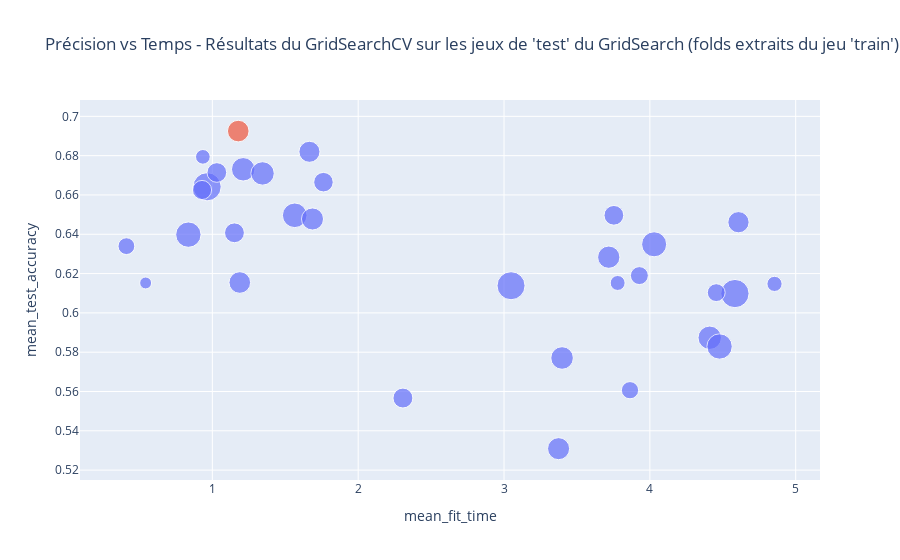
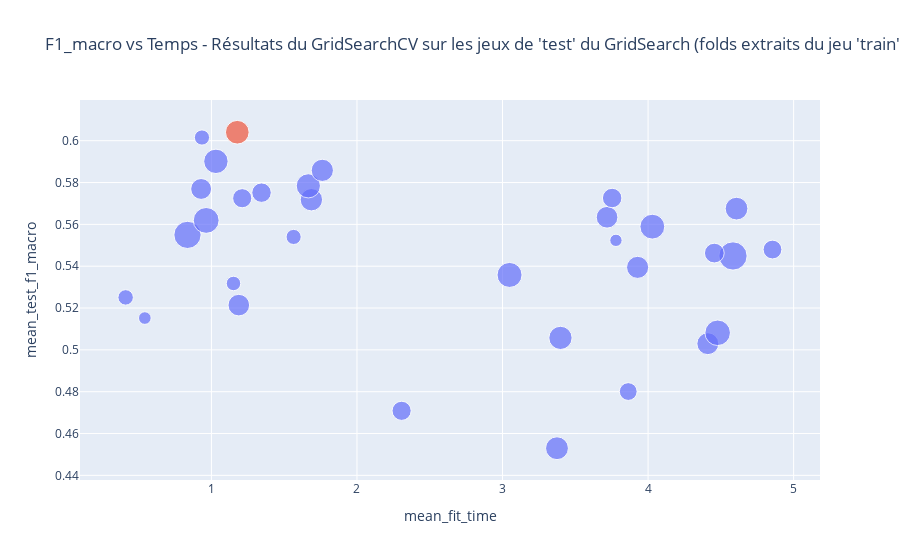

The cell these charts' notebook holds for them, in order:
### Code cell
import plotly.express as px

# Définition des scores à afficher en fonction du temps
scores = {
    "mean_test_accuracy": "Précision vs Temps - Résultats du GridSearchCV sur les jeux de 'test' du GridSearch (folds extraits du jeu 'train')",
    "mean_test_f1_macro": "F1_macro vs Temps - Résultats du GridSearchCV sur les jeux de 'test' du GridSearch (folds extraits du jeu 'train')",
}

SCORE_OF_INTEREST = "mean_test_f1_macro"

# Trouver l’indice du meilleur modèle
best_idx = results_df[SCORE_OF_INTEREST].idxmax()

results_df["highlight"] = results_df.index == best_idx

# Création du graphique interactif pour chaque cas
for score, title in scores.items():

    size_column = score.replace("mean", "std")
    size_column = size_column if size_column in results_df.columns else None

    fig = px.scatter(
        results_df.sort_values("highlight"),
        x="mean_fit_time",
        y=score,
        color='highlight',
        size=size_column,
        hover_data={
            'model_name': True,
            'params_str': True,
            "mean_fit_time": ':.2f',
            score: ':.4f',
        },
        title=title,
    )
    fig.update_traces(showlegend=False)
    fig.show()

### Figure 1 — Plotly figure (JSON) as saved in the notebook; plotly's stock layout.template omitted (floating-point values rounded to 4 significant figures)
{"data": [{"customdata": [["DecisionTreeClassifier", "<br>   features__edgedensity=EdgeDensityExtractor()<br>   features__entropy=EntropyExtractor()<br>   features__glcm=drop<br>   features__histogram=drop<br>   features__hotspots=drop<br>   features__stats=BaseStatsExtractor()<br>   model__max_depth=None<br>   model__random_state=32<br>   sampler=passthrough<br>   scaler=passthrough<br>   selector=passthrough"], ["DecisionTreeClassifier", "<br>   features__edgedensity=drop<br>   features__entropy=EntropyExtractor()<br>   features__glcm=drop<br>   features__histogram=drop<br>   features__hotspots=drop<br>   features__stats=BaseStatsExtractor()<br>   model__max_depth=None<br>   model__random_state=32<br>   sampler=AlbumentationsOverSampler<br>   scaler=passthrough<br>   selector=passthrough"], ["DecisionTreeClassifier", "<br>   features__edgedensity=drop<br>   features__entropy=EntropyExtractor()<br>   features__glcm=drop<br>   features__histogram=drop<br>   features__hotspots=drop<br>   features__stats=BaseStatsExtractor()<br>   model__max_depth=12<br>   model__random_state=32<br>   sampler=AlbumentationsOverSampler<br>   scaler=passthrough<br>   selector=passthrough"], ["DecisionTreeClassifier", "<br>   features__edgedensity=EdgeDensityExtractor()<br>   features__entropy=drop<br>   features__glcm=drop<br>   features__histogram=drop<br>   features__hotspots=drop<br>   features__stats=BaseStatsExtractor()<br>   model__max_depth=None<br>   model__random_state=32<br>   sampler=AlbumentationsOverSampler<br>   scaler=passthrough<br>   selector=passthrough"], ["DecisionTreeClassifier", "<br>   features__edgedensity=EdgeDensityExtractor()<br>   features__entropy=EntropyExtractor()<br>   features__glcm=drop<br>   features__histogram=drop<br>   features__hotspots=drop<br>   features__stats=BaseStatsExtractor()<br>   model__max_depth=None<br>   model__random_state=32<br>   sampler=AlbumentationsOverSampler<br>   scaler=passthrough<br>   selector=passthrough"], ["DecisionTreeClassifier", "<br>   features__edgedensity=drop<br>   features__entropy=drop<br>   features__glcm=drop<br>   features__histogram=drop<br>   features__hotspots=drop<br>   features__stats=BaseStatsExtractor()<br>   model__max_depth=None<br>   model__random_state=32<br>   sampler=passthrough<br>   scaler=passthrough<br>   selector=passthrough"], ["DecisionTreeClassifier", "<br>   features__edgedensity=drop<br>   features__entropy=EntropyExtractor()<br>   features__glcm=drop<br>   features__histogram=drop<br>   features__hotspots=drop<br>   features__stats=BaseStatsExtractor()<br>   model__max_depth=None<br>   model__random_state=32<br>   sampler=passthrough<br>   scaler=passthrough<br>   selector=passthrough"], ["DecisionTreeClassifier", "<br>   features__edgedensity=drop<br>   features__entropy=drop<br>   features__glcm=drop<br>   features__histogram=drop<br>   features__hotspots=drop<br>   features__stats=BaseStatsExtractor()<br>   model__max_depth=12<br>   model__random_state=32<br>   sampler=passthrough<br>   scaler=passthrough<br>   selector=passthrough"], ["DecisionTreeClassifier", "<br>   features__edgedensity=drop<br>   features__entropy=EntropyExtractor()<br>   features__glcm=drop<br>   features__histogram=drop<br>   features__hotspots=drop<br>   features__stats=BaseStatsExtractor()<br>   model__max_depth=12<br>   model__random_state=32<br>   sampler=passthrough<br>   scaler=passthrough<br>   selector=passthrough"], ["DecisionTreeClassifier", "<br>   features__edgedensity=EdgeDensityExtractor()<br>   features__entropy=drop<br>   features__glcm=drop<br>   features__histogram=drop<br>   features__hotspots=drop<br>   features__stats=BaseStatsExtractor()<br>   model__max_depth=12<br>   model__random_state=32<br>   sampler=AlbumentationsOverSampler<br>   scaler=passthrough<br>   selector=passthrough"], ["DecisionTreeClassifier", "<br>   features__edgedensity=EdgeDensityExtractor()<br>   features__entropy=EntropyExtractor()<br>   features__glcm=drop<br>   features__histogram=drop<br>   features__hotspots=drop<br>   features__stats=BaseStatsExtractor()<br>   model__max_depth=12<br>   model__random_state=32<br>   sampler=AlbumentationsOverSampler<br>   scaler=passthrough<br>   selector=passthrough"], ["DecisionTreeClassifier", "<br>   features__edgedensity=drop<br>   features__entropy=EntropyExtractor()<br>   features__glcm=GLCMExtractor()<br>   features__histogram=drop<br>   features__hotspots=drop<br>   features__stats=BaseStatsExtractor()<br>   model__max_depth=None<br>   model__random_state=32<br>   sampler=AlbumentationsOverSampler<br>   scaler=passthrough<br>   selector=passthrough"], ["DecisionTreeClassifier", "<br>   features__edgedensity=drop<br>   features__entropy=drop<br>   features__glcm=GLCMExtractor()<br>   features__histogram=drop<br>   features__hotspots=drop<br>   features__stats=BaseStatsExtractor()<br>   model__max_depth=None<br>   model__random_state=32<br>   sampler=AlbumentationsOverSampler<br>   scaler=passthrough<br>   selector=passthrough"], ["DecisionTreeClassifier", "<br>   features__edgedensity=EdgeDensityExtractor()<br>   features__entropy=EntropyExtractor()<br>   features__glcm=GLCMExtractor()<br>   features__histogram=drop<br>   features__hotspots=drop<br>   features__stats=BaseStatsExtractor()<br>   model__max_depth=None<br>   model__random_state=32<br>   sampler=AlbumentationsOverSampler<br>   scaler=passthrough<br>   selector=passthrough"], ["DecisionTreeClassifier", "<br>   features__edgedensity=EdgeDensityExtractor()<br>   features__entropy=drop<br>   features__glcm=GLCMExtractor()<br>   features__histogram=drop<br>   features__hotspots=drop<br>   features__stats=BaseStatsExtractor()<br>   model__max_depth=None<br>   model__random_state=32<br>   sampler=AlbumentationsOverSampler<br>   scaler=passthrough<br>   selector=passthrough"], ["DecisionTreeClassifier", "<br>   features__edgedensity=drop<br>   features__entropy=drop<br>   features__glcm=drop<br>   features__histogram=drop<br>   features__hotspots=drop<br>   features__stats=BaseStatsExtractor()<br>   model__max_depth=None<br>   model__random_state=32<br>   sampler=AlbumentationsOverSampler<br>   scaler=passthrough<br>   selector=passthrough"], ["DecisionTreeClassifier", "<br>   features__edgedensity=EdgeDensityExtractor()<br>   features__entropy=drop<br>   features__glcm=drop<br>   features__histogram=drop<br>   features__hotspots=drop<br>   features__stats=BaseStatsExtractor()<br>   model__max_depth=None<br>   model__random_state=32<br>   sampler=passthrough<br>   scaler=passthrough<br>   selector=passthrough"], ["DecisionTreeClassifier", "<br>   features__edgedensity=drop<br>   features__entropy=EntropyExtractor()<br>   features__glcm=GLCMExtractor()<br>   features__histogram=drop<br>   features__hotspots=drop<br>   features__stats=BaseStatsExtractor()<br>   model__max_depth=12<br>   model__random_state=32<br>   sampler=AlbumentationsOverSampler<br>   scaler=passthrough<br>   selector=passthrough"], ["DecisionTreeClassifier", "<br>   features__edgedensity=EdgeDensityExtractor()<br>   features__entropy=drop<br>   features__glcm=drop<br>   features__histogram=drop<br>   features__hotspots=drop<br>   features__stats=BaseStatsExtractor()<br>   model__max_depth=12<br>   model__random_state=32<br>   sampler=passthrough<br>   scaler=passthrough<br>   selector=passthrough"], ["DecisionTreeClassifier", "<br>   features__edgedensity=drop<br>   features__entropy=drop<br>   features__glcm=GLCMExtractor()<br>   features__histogram=drop<br>   features__hotspots=drop<br>   features__stats=BaseStatsExtractor()<br>   model__max_depth=12<br>   model__random_state=32<br>   sampler=AlbumentationsOverSampler<br>   scaler=passthrough<br>   selector=passthrough"], ["DecisionTreeClassifier", "<br>   features__edgedensity=EdgeDensityExtractor()<br>   features__entropy=EntropyExtractor()<br>   features__glcm=GLCMExtractor()<br>   features__histogram=drop<br>   features__hotspots=drop<br>   features__stats=BaseStatsExtractor()<br>   model__max_depth=12<br>   model__random_state=32<br>   sampler=AlbumentationsOverSampler<br>   scaler=passthrough<br>   selector=passthrough"], ["DecisionTreeClassifier", "<br>   features__edgedensity=drop<br>   features__entropy=EntropyExtractor()<br>   features__glcm=GLCMExtractor()<br>   features__histogram=drop<br>   features__hotspots=drop<br>   features__stats=BaseStatsExtractor()<br>   model__max_depth=None<br>   model__random_state=32<br>   sampler=passthrough<br>   scaler=passthrough<br>   selector=passthrough"], ["DecisionTreeClassifier", "<br>   features__edgedensity=EdgeDensityExtractor()<br>   features__entropy=EntropyExtractor()<br>   features__glcm=drop<br>   features__histogram=drop<br>   features__hotspots=drop<br>   features__stats=BaseStatsExtractor()<br>   model__max_depth=12<br>   model__random_state=32<br>   sampler=passthrough<br>   scaler=passthrough<br>   selector=passthrough"], ["DecisionTreeClassifier", "<br>   features__edgedensity=EdgeDensityExtractor()<br>   features__entropy=drop<br>   features__glcm=GLCMExtractor()<br>   features__histogram=drop<br>   features__hotspots=drop<br>   features__stats=BaseStatsExtractor()<br>   model__max_depth=12<br>   model__random_state=32<br>   sampler=AlbumentationsOverSampler<br>   scaler=passthrough<br>   selector=passthrough"], ["DecisionTreeClassifier", "<br>   features__edgedensity=drop<br>   features__entropy=EntropyExtractor()<br>   features__glcm=GLCMExtractor()<br>   features__histogram=drop<br>   features__hotspots=drop<br>   features__stats=BaseStatsExtractor()<br>   model__max_depth=12<br>   model__random_state=32<br>   sampler=passthrough<br>   scaler=passthrough<br>   selector=passthrough"], ["DecisionTreeClassifier", "<br>   features__edgedensity=drop<br>   features__entropy=drop<br>   features__glcm=GLCMExtractor()<br>   features__histogram=drop<br>   features__hotspots=drop<br>   features__stats=BaseStatsExtractor()<br>   model__max_depth=None<br>   model__random_state=32<br>   sampler=passthrough<br>   scaler=passthrough<br>   selector=passthrough"], ["DecisionTreeClassifier", "<br>   features__edgedensity=EdgeDensityExtractor()<br>   features__entropy=EntropyExtractor()<br>   features__glcm=GLCMExtractor()<br>   features__histogram=drop<br>   features__hotspots=drop<br>   features__stats=BaseStatsExtractor()<br>   model__max_depth=12<br>   model__random_state=32<br>   sampler=passthrough<br>   scaler=passthrough<br>   selector=passthrough"], ["DecisionTreeClassifier", "<br>   features__edgedensity=EdgeDensityExtractor()<br>   features__entropy=EntropyExtractor()<br>   features__glcm=GLCMExtractor()<br>   features__histogram=drop<br>   features__hotspots=drop<br>   features__stats=BaseStatsExtractor()<br>   model__max_depth=None<br>   model__random_state=32<br>   sampler=passthrough<br>   scaler=passthrough<br>   selector=passthrough"], ["DecisionTreeClassifier", "<br>   features__edgedensity=EdgeDensityExtractor()<br>   features__entropy=drop<br>   features__glcm=GLCMExtractor()<br>   features__histogram=drop<br>   features__hotspots=drop<br>   features__stats=BaseStatsExtractor()<br>   model__max_depth=None<br>   model__random_state=32<br>   sampler=passthrough<br>   scaler=passthrough<br>   selector=passthrough"], ["DecisionTreeClassifier", "<br>   features__edgedensity=drop<br>   features__entropy=drop<br>   features__glcm=GLCMExtractor()<br>   features__histogram=drop<br>   features__hotspots=drop<br>   features__stats=BaseStatsExtractor()<br>   model__max_depth=12<br>   model__random_state=32<br>   sampler=passthrough<br>   scaler=passthrough<br>   selector=passthrough"], ["DecisionTreeClassifier", "<br>   features__edgedensity=drop<br>   features__entropy=drop<br>   features__glcm=drop<br>   features__histogram=drop<br>   features__hotspots=drop<br>   features__stats=BaseStatsExtractor()<br>   model__max_depth=12<br>   model__random_state=32<br>   sampler=AlbumentationsOverSampler<br>   scaler=passthrough<br>   selector=passthrough"]], "hovertemplate": "highlight=False<br>mean_fit_time=%{x:.2f}<br>mean_test_accuracy=%{y:.4f}<br>std_test_accuracy=%{marker.size}<br>model_name=%{customdata[0]}<br>params_str=%{customdata[1]}<extra></extra>", "legendgroup": "False", "marker": {"color": "#636efa", "size": [0.02011, 0.009892, 0.01818, 0.01691, 0.02133, 0.004719, 0.01553, 0.009385, 0.01303, 0.02608, 0.0107, 0.02655, 0.01061, 0.007661, 0.007428, 0.01615, 0.02134, 0.02085, 0.02639, 0.0165, 0.01498, 0.01616, 0.01824, 0.01294, 0.01822, 0.01216, 0.01473, 0.01266, 0.01286, 0.007157, 0.01318], "sizemode": "area", "sizeref": 6.638e-05, "symbol": "circle"}, "mode": "markers", "name": "False", "orientation": "v", "showlegend": false, "type": "scatter", "x": [1.565, 3.864, 4.41, 3.398, 4.478, 0.5426, 1.188, 0.4107, 1.152, 3.048, 3.928, 4.583, 4.455, 4.855, 3.779, 3.374, 0.8356, 4.029, 0.964, 3.718, 4.608, 1.687, 1.212, 3.753, 1.344, 0.9292, 1.666, 1.762, 1.031, 0.935, 2.307], "xaxis": "x", "y": [0.6496, 0.5607, 0.5874, 0.577, 0.5829, 0.6152, 0.6155, 0.634, 0.6407, 0.6138, 0.619, 0.6098, 0.6103, 0.6148, 0.6152, 0.5309, 0.6398, 0.6349, 0.6642, 0.6283, 0.6461, 0.6478, 0.6731, 0.6496, 0.671, 0.6625, 0.682, 0.6665, 0.6714, 0.6794, 0.5567], "yaxis": "y"}, {"customdata": [["DecisionTreeClassifier", "<br>   features__edgedensity=EdgeDensityExtractor()<br>   features__entropy=drop<br>   features__glcm=GLCMExtractor()<br>   features__histogram=drop<br>   features__hotspots=drop<br>   features__stats=BaseStatsExtractor()<br>   model__max_depth=12<br>   model__random_state=32<br>   sampler=passthrough<br>   scaler=passthrough<br>   selector=passthrough"]], "hovertemplate": "highlight=True<br>mean_fit_time=%{x:.2f}<br>mean_test_accuracy=%{y:.4f}<br>std_test_accuracy=%{marker.size}<br>model_name=%{customdata[0]}<br>params_str=%{customdata[1]}<extra></extra>", "legendgroup": "True", "marker": {"color": "#EF553B", "size": [0.01549], "sizemode": "area", "sizeref": 6.638e-05, "symbol": "circle"}, "mode": "markers", "name": "True", "orientation": "v", "showlegend": false, "type": "scatter", "x": [1.178], "xaxis": "x", "y": [0.6925], "yaxis": "y"}], "layout": {"legend": {"itemsizing": "constant", "title": {"text": "highlight"}, "tracegroupgap": 0}, "title": {"text": "Précision vs Temps - Résultats du GridSearchCV sur les jeux de 'test' du GridSearch (folds extraits du jeu 'train')"}, "xaxis": {"anchor": "y", "domain": [0, 1], "title": {"text": "mean_fit_time"}}, "yaxis": {"anchor": "x", "domain": [0, 1], "title": {"text": "mean_test_accuracy"}}}}

### Figure 2 — Plotly figure (JSON) as saved in the notebook; plotly's stock layout.template omitted (floating-point values rounded to 4 significant figures)
{"data": [{"customdata": [["DecisionTreeClassifier", "<br>   features__edgedensity=EdgeDensityExtractor()<br>   features__entropy=EntropyExtractor()<br>   features__glcm=drop<br>   features__histogram=drop<br>   features__hotspots=drop<br>   features__stats=BaseStatsExtractor()<br>   model__max_depth=None<br>   model__random_state=32<br>   sampler=passthrough<br>   scaler=passthrough<br>   selector=passthrough"], ["DecisionTreeClassifier", "<br>   features__edgedensity=drop<br>   features__entropy=EntropyExtractor()<br>   features__glcm=drop<br>   features__histogram=drop<br>   features__hotspots=drop<br>   features__stats=BaseStatsExtractor()<br>   model__max_depth=None<br>   model__random_state=32<br>   sampler=AlbumentationsOverSampler<br>   scaler=passthrough<br>   selector=passthrough"], ["DecisionTreeClassifier", "<br>   features__edgedensity=drop<br>   features__entropy=EntropyExtractor()<br>   features__glcm=drop<br>   features__histogram=drop<br>   features__hotspots=drop<br>   features__stats=BaseStatsExtractor()<br>   model__max_depth=12<br>   model__random_state=32<br>   sampler=AlbumentationsOverSampler<br>   scaler=passthrough<br>   selector=passthrough"], ["DecisionTreeClassifier", "<br>   features__edgedensity=EdgeDensityExtractor()<br>   features__entropy=drop<br>   features__glcm=drop<br>   features__histogram=drop<br>   features__hotspots=drop<br>   features__stats=BaseStatsExtractor()<br>   model__max_depth=None<br>   model__random_state=32<br>   sampler=AlbumentationsOverSampler<br>   scaler=passthrough<br>   selector=passthrough"], ["DecisionTreeClassifier", "<br>   features__edgedensity=EdgeDensityExtractor()<br>   features__entropy=EntropyExtractor()<br>   features__glcm=drop<br>   features__histogram=drop<br>   features__hotspots=drop<br>   features__stats=BaseStatsExtractor()<br>   model__max_depth=None<br>   model__random_state=32<br>   sampler=AlbumentationsOverSampler<br>   scaler=passthrough<br>   selector=passthrough"], ["DecisionTreeClassifier", "<br>   features__edgedensity=drop<br>   features__entropy=drop<br>   features__glcm=drop<br>   features__histogram=drop<br>   features__hotspots=drop<br>   features__stats=BaseStatsExtractor()<br>   model__max_depth=None<br>   model__random_state=32<br>   sampler=passthrough<br>   scaler=passthrough<br>   selector=passthrough"], ["DecisionTreeClassifier", "<br>   features__edgedensity=drop<br>   features__entropy=EntropyExtractor()<br>   features__glcm=drop<br>   features__histogram=drop<br>   features__hotspots=drop<br>   features__stats=BaseStatsExtractor()<br>   model__max_depth=None<br>   model__random_state=32<br>   sampler=passthrough<br>   scaler=passthrough<br>   selector=passthrough"], ["DecisionTreeClassifier", "<br>   features__edgedensity=drop<br>   features__entropy=drop<br>   features__glcm=drop<br>   features__histogram=drop<br>   features__hotspots=drop<br>   features__stats=BaseStatsExtractor()<br>   model__max_depth=12<br>   model__random_state=32<br>   sampler=passthrough<br>   scaler=passthrough<br>   selector=passthrough"], ["DecisionTreeClassifier", "<br>   features__edgedensity=drop<br>   features__entropy=EntropyExtractor()<br>   features__glcm=drop<br>   features__histogram=drop<br>   features__hotspots=drop<br>   features__stats=BaseStatsExtractor()<br>   model__max_depth=12<br>   model__random_state=32<br>   sampler=passthrough<br>   scaler=passthrough<br>   selector=passthrough"], ["DecisionTreeClassifier", "<br>   features__edgedensity=EdgeDensityExtractor()<br>   features__entropy=drop<br>   features__glcm=drop<br>   features__histogram=drop<br>   features__hotspots=drop<br>   features__stats=BaseStatsExtractor()<br>   model__max_depth=12<br>   model__random_state=32<br>   sampler=AlbumentationsOverSampler<br>   scaler=passthrough<br>   selector=passthrough"], ["DecisionTreeClassifier", "<br>   features__edgedensity=EdgeDensityExtractor()<br>   features__entropy=EntropyExtractor()<br>   features__glcm=drop<br>   features__histogram=drop<br>   features__hotspots=drop<br>   features__stats=BaseStatsExtractor()<br>   model__max_depth=12<br>   model__random_state=32<br>   sampler=AlbumentationsOverSampler<br>   scaler=passthrough<br>   selector=passthrough"], ["DecisionTreeClassifier", "<br>   features__edgedensity=drop<br>   features__entropy=EntropyExtractor()<br>   features__glcm=GLCMExtractor()<br>   features__histogram=drop<br>   features__hotspots=drop<br>   features__stats=BaseStatsExtractor()<br>   model__max_depth=None<br>   model__random_state=32<br>   sampler=AlbumentationsOverSampler<br>   scaler=passthrough<br>   selector=passthrough"], ["DecisionTreeClassifier", "<br>   features__edgedensity=drop<br>   features__entropy=drop<br>   features__glcm=GLCMExtractor()<br>   features__histogram=drop<br>   features__hotspots=drop<br>   features__stats=BaseStatsExtractor()<br>   model__max_depth=None<br>   model__random_state=32<br>   sampler=AlbumentationsOverSampler<br>   scaler=passthrough<br>   selector=passthrough"], ["DecisionTreeClassifier", "<br>   features__edgedensity=EdgeDensityExtractor()<br>   features__entropy=EntropyExtractor()<br>   features__glcm=GLCMExtractor()<br>   features__histogram=drop<br>   features__hotspots=drop<br>   features__stats=BaseStatsExtractor()<br>   model__max_depth=None<br>   model__random_state=32<br>   sampler=AlbumentationsOverSampler<br>   scaler=passthrough<br>   selector=passthrough"], ["DecisionTreeClassifier", "<br>   features__edgedensity=EdgeDensityExtractor()<br>   features__entropy=drop<br>   features__glcm=GLCMExtractor()<br>   features__histogram=drop<br>   features__hotspots=drop<br>   features__stats=BaseStatsExtractor()<br>   model__max_depth=None<br>   model__random_state=32<br>   sampler=AlbumentationsOverSampler<br>   scaler=passthrough<br>   selector=passthrough"], ["DecisionTreeClassifier", "<br>   features__edgedensity=drop<br>   features__entropy=drop<br>   features__glcm=drop<br>   features__histogram=drop<br>   features__hotspots=drop<br>   features__stats=BaseStatsExtractor()<br>   model__max_depth=None<br>   model__random_state=32<br>   sampler=AlbumentationsOverSampler<br>   scaler=passthrough<br>   selector=passthrough"], ["DecisionTreeClassifier", "<br>   features__edgedensity=EdgeDensityExtractor()<br>   features__entropy=drop<br>   features__glcm=drop<br>   features__histogram=drop<br>   features__hotspots=drop<br>   features__stats=BaseStatsExtractor()<br>   model__max_depth=None<br>   model__random_state=32<br>   sampler=passthrough<br>   scaler=passthrough<br>   selector=passthrough"], ["DecisionTreeClassifier", "<br>   features__edgedensity=drop<br>   features__entropy=EntropyExtractor()<br>   features__glcm=GLCMExtractor()<br>   features__histogram=drop<br>   features__hotspots=drop<br>   features__stats=BaseStatsExtractor()<br>   model__max_depth=12<br>   model__random_state=32<br>   sampler=AlbumentationsOverSampler<br>   scaler=passthrough<br>   selector=passthrough"], ["DecisionTreeClassifier", "<br>   features__edgedensity=EdgeDensityExtractor()<br>   features__entropy=drop<br>   features__glcm=drop<br>   features__histogram=drop<br>   features__hotspots=drop<br>   features__stats=BaseStatsExtractor()<br>   model__max_depth=12<br>   model__random_state=32<br>   sampler=passthrough<br>   scaler=passthrough<br>   selector=passthrough"], ["DecisionTreeClassifier", "<br>   features__edgedensity=drop<br>   features__entropy=drop<br>   features__glcm=GLCMExtractor()<br>   features__histogram=drop<br>   features__hotspots=drop<br>   features__stats=BaseStatsExtractor()<br>   model__max_depth=12<br>   model__random_state=32<br>   sampler=AlbumentationsOverSampler<br>   scaler=passthrough<br>   selector=passthrough"], ["DecisionTreeClassifier", "<br>   features__edgedensity=EdgeDensityExtractor()<br>   features__entropy=EntropyExtractor()<br>   features__glcm=GLCMExtractor()<br>   features__histogram=drop<br>   features__hotspots=drop<br>   features__stats=BaseStatsExtractor()<br>   model__max_depth=12<br>   model__random_state=32<br>   sampler=AlbumentationsOverSampler<br>   scaler=passthrough<br>   selector=passthrough"], ["DecisionTreeClassifier", "<br>   features__edgedensity=drop<br>   features__entropy=EntropyExtractor()<br>   features__glcm=GLCMExtractor()<br>   features__histogram=drop<br>   features__hotspots=drop<br>   features__stats=BaseStatsExtractor()<br>   model__max_depth=None<br>   model__random_state=32<br>   sampler=passthrough<br>   scaler=passthrough<br>   selector=passthrough"], ["DecisionTreeClassifier", "<br>   features__edgedensity=EdgeDensityExtractor()<br>   features__entropy=EntropyExtractor()<br>   features__glcm=drop<br>   features__histogram=drop<br>   features__hotspots=drop<br>   features__stats=BaseStatsExtractor()<br>   model__max_depth=12<br>   model__random_state=32<br>   sampler=passthrough<br>   scaler=passthrough<br>   selector=passthrough"], ["DecisionTreeClassifier", "<br>   features__edgedensity=EdgeDensityExtractor()<br>   features__entropy=drop<br>   features__glcm=GLCMExtractor()<br>   features__histogram=drop<br>   features__hotspots=drop<br>   features__stats=BaseStatsExtractor()<br>   model__max_depth=12<br>   model__random_state=32<br>   sampler=AlbumentationsOverSampler<br>   scaler=passthrough<br>   selector=passthrough"], ["DecisionTreeClassifier", "<br>   features__edgedensity=drop<br>   features__entropy=EntropyExtractor()<br>   features__glcm=GLCMExtractor()<br>   features__histogram=drop<br>   features__hotspots=drop<br>   features__stats=BaseStatsExtractor()<br>   model__max_depth=12<br>   model__random_state=32<br>   sampler=passthrough<br>   scaler=passthrough<br>   selector=passthrough"], ["DecisionTreeClassifier", "<br>   features__edgedensity=drop<br>   features__entropy=drop<br>   features__glcm=GLCMExtractor()<br>   features__histogram=drop<br>   features__hotspots=drop<br>   features__stats=BaseStatsExtractor()<br>   model__max_depth=None<br>   model__random_state=32<br>   sampler=passthrough<br>   scaler=passthrough<br>   selector=passthrough"], ["DecisionTreeClassifier", "<br>   features__edgedensity=EdgeDensityExtractor()<br>   features__entropy=EntropyExtractor()<br>   features__glcm=GLCMExtractor()<br>   features__histogram=drop<br>   features__hotspots=drop<br>   features__stats=BaseStatsExtractor()<br>   model__max_depth=12<br>   model__random_state=32<br>   sampler=passthrough<br>   scaler=passthrough<br>   selector=passthrough"], ["DecisionTreeClassifier", "<br>   features__edgedensity=EdgeDensityExtractor()<br>   features__entropy=EntropyExtractor()<br>   features__glcm=GLCMExtractor()<br>   features__histogram=drop<br>   features__hotspots=drop<br>   features__stats=BaseStatsExtractor()<br>   model__max_depth=None<br>   model__random_state=32<br>   sampler=passthrough<br>   scaler=passthrough<br>   selector=passthrough"], ["DecisionTreeClassifier", "<br>   features__edgedensity=EdgeDensityExtractor()<br>   features__entropy=drop<br>   features__glcm=GLCMExtractor()<br>   features__histogram=drop<br>   features__hotspots=drop<br>   features__stats=BaseStatsExtractor()<br>   model__max_depth=None<br>   model__random_state=32<br>   sampler=passthrough<br>   scaler=passthrough<br>   selector=passthrough"], ["DecisionTreeClassifier", "<br>   features__edgedensity=drop<br>   features__entropy=drop<br>   features__glcm=GLCMExtractor()<br>   features__histogram=drop<br>   features__hotspots=drop<br>   features__stats=BaseStatsExtractor()<br>   model__max_depth=12<br>   model__random_state=32<br>   sampler=passthrough<br>   scaler=passthrough<br>   selector=passthrough"], ["DecisionTreeClassifier", "<br>   features__edgedensity=drop<br>   features__entropy=drop<br>   features__glcm=drop<br>   features__histogram=drop<br>   features__hotspots=drop<br>   features__stats=BaseStatsExtractor()<br>   model__max_depth=12<br>   model__random_state=32<br>   sampler=AlbumentationsOverSampler<br>   scaler=passthrough<br>   selector=passthrough"]], "hovertemplate": "highlight=False<br>mean_fit_time=%{x:.2f}<br>mean_test_f1_macro=%{y:.4f}<br>std_test_f1_macro=%{marker.size}<br>model_name=%{customdata[0]}<br>params_str=%{customdata[1]}<extra></extra>", "legendgroup": "False", "marker": {"color": "#636efa", "size": [0.009264, 0.0128, 0.0194, 0.0219, 0.02641, 0.006473, 0.01887, 0.009672, 0.008475, 0.02531, 0.01981, 0.03237, 0.0158, 0.01431, 0.006157, 0.02114, 0.03005, 0.02492, 0.02701, 0.01902, 0.02093, 0.02026, 0.01485, 0.01536, 0.01535, 0.01765, 0.02367, 0.01999, 0.02412, 0.009364, 0.01488], "sizemode": "area", "sizeref": 8.091e-05, "symbol": "circle"}, "mode": "markers", "name": "False", "orientation": "v", "showlegend": false, "type": "scatter", "x": [1.565, 3.864, 4.41, 3.398, 4.478, 0.5426, 1.188, 0.4107, 1.152, 3.048, 3.928, 4.583, 4.455, 4.855, 3.779, 3.374, 0.8356, 4.029, 0.964, 3.718, 4.608, 1.687, 1.212, 3.753, 1.344, 0.9292, 1.666, 1.762, 1.031, 0.935, 2.307], "xaxis": "x", "y": [0.554, 0.4801, 0.503, 0.5057, 0.5082, 0.5152, 0.5214, 0.5251, 0.5317, 0.5358, 0.5394, 0.5449, 0.5463, 0.548, 0.5524, 0.453, 0.555, 0.5589, 0.5619, 0.5634, 0.5675, 0.5718, 0.5725, 0.5726, 0.5752, 0.5769, 0.5784, 0.5858, 0.5901, 0.6015, 0.4709], "yaxis": "y"}, {"customdata": [["DecisionTreeClassifier", "<br>   features__edgedensity=EdgeDensityExtractor()<br>   features__entropy=drop<br>   features__glcm=GLCMExtractor()<br>   features__histogram=drop<br>   features__hotspots=drop<br>   features__stats=BaseStatsExtractor()<br>   model__max_depth=12<br>   model__random_state=32<br>   sampler=passthrough<br>   scaler=passthrough<br>   selector=passthrough"]], "hovertemplate": "highlight=True<br>mean_fit_time=%{x:.2f}<br>mean_test_f1_macro=%{y:.4f}<br>std_test_f1_macro=%{marker.size}<br>model_name=%{customdata[0]}<br>params_str=%{customdata[1]}<extra></extra>", "legendgroup": "True", "marker": {"color": "#EF553B", "size": [0.02266], "sizemode": "area", "sizeref": 8.091e-05, "symbol": "circle"}, "mode": "markers", "name": "True", "orientation": "v", "showlegend": false, "type": "scatter", "x": [1.178], "xaxis": "x", "y": [0.6041], "yaxis": "y"}], "layout": {"legend": {"itemsizing": "constant", "title": {"text": "highlight"}, "tracegroupgap": 0}, "title": {"text": "F1_macro vs Temps - Résultats du GridSearchCV sur les jeux de 'test' du GridSearch (folds extraits du jeu 'train')"}, "xaxis": {"anchor": "y", "domain": [0, 1], "title": {"text": "mean_fit_time"}}, "yaxis": {"anchor": "x", "domain": [0, 1], "title": {"text": "mean_test_f1_macro"}}}}
